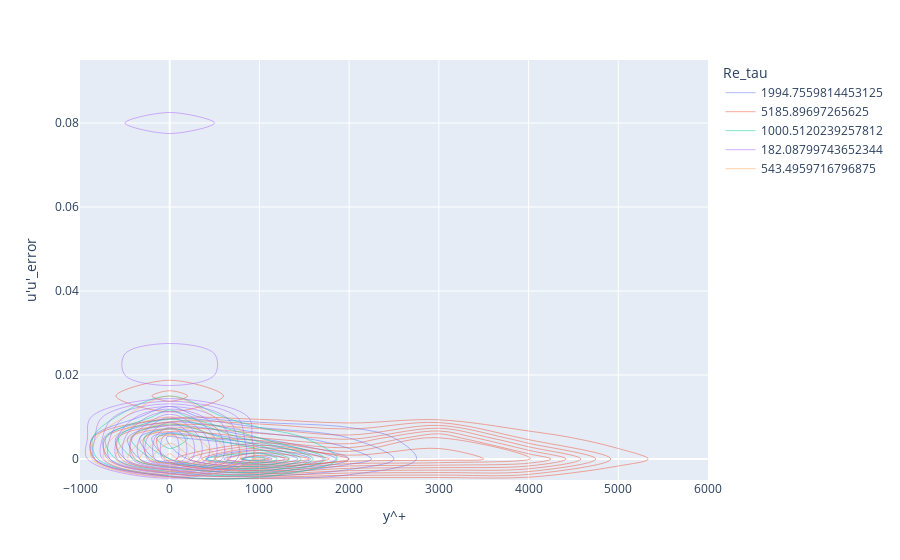
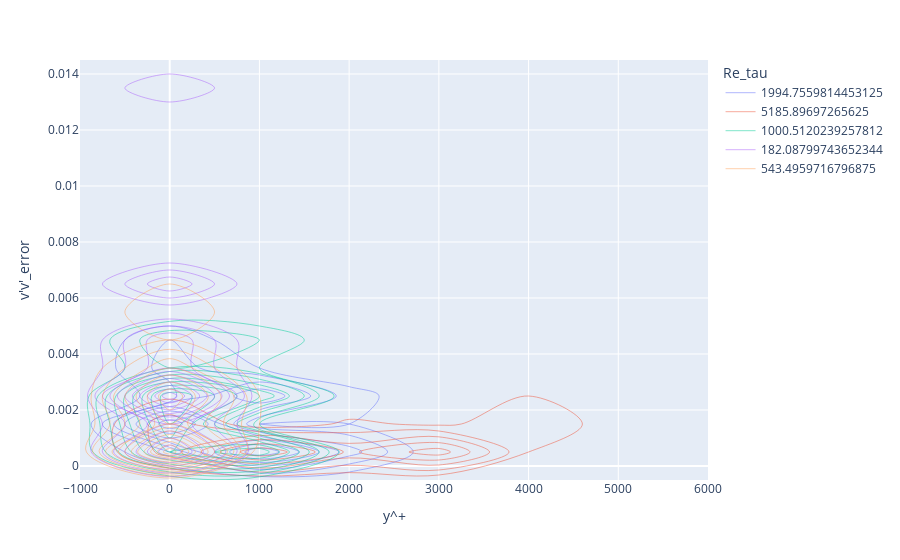
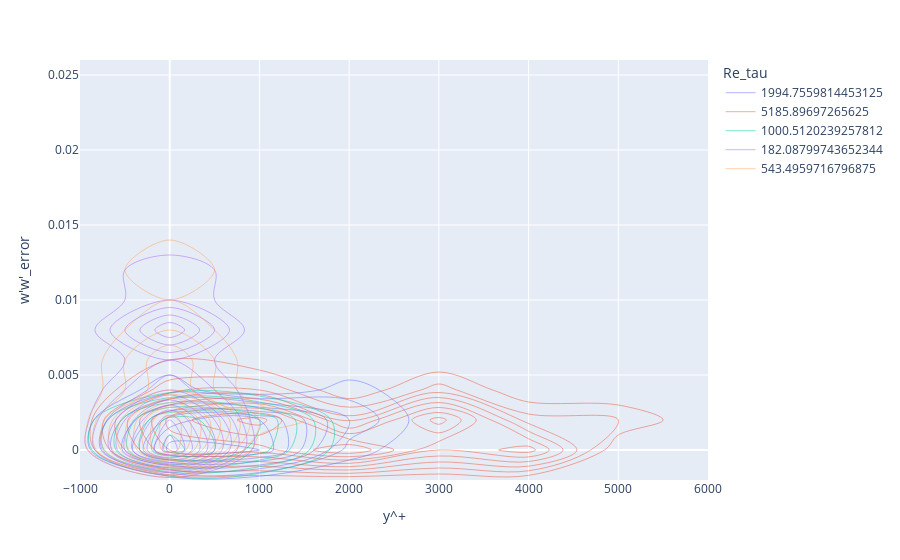
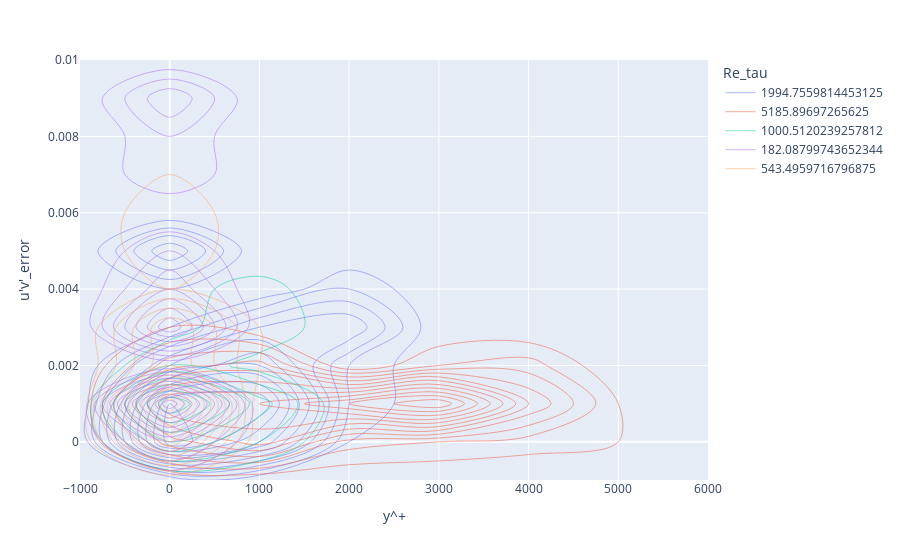

Notebook code cell kept with these figures, in order:
### Code cell
for var in ["u'u'", "v'v'", "w'w'", "u'v'"]:
    # Calculate the absolute error for each Reynolds number
    results[f"{var}_error"] = abs(results[f"{var}_target"] - results[f"{var}_pred"])

    fig = px.density_contour(
        results,
        x="y^+",
        y=f"{var}_error",
        color="Re_tau",
       
    )
    fig.show()
